Frame 1 (no input): blank canvas, image omitted
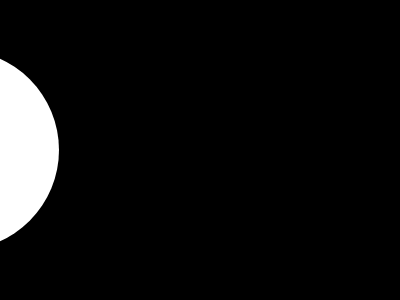
Frame 60 (no input)
Frame 120 (the mouse pressed at the canvas centre since frame 60): identical to frame 60, image omitted

The p5.js sketch that drew this single still picture (run headless with seeded random() and noise() and a simulated clock; from frame 60 on, the mouse is pressed at the canvas centre):

// p5.js sketch
// ── sketch.js
let circleX = 0;

function setup() {
  createCanvas(400, 300);
}

function mousePressed() {
  circleX = 0;
}

function draw() {
  background(0);
  noStroke();
  fill(255);
  circle(circleX-100, 150, 200);
  circleX = circleX + 1;
  circleX = circleX % (width + 200);
}

// https://editor.p5js.org/jht1493/sketches/PEuN_WPty
// p5js Code! - 2.2 - make your own variable edge

// https://editor.p5js.org/jht1493/sketches/HtESWWNTa
// p5js Code! - 2.2 - make your own variable remainder

// Make Your Own (Make Your Own Variable)
// Code! Programming with p5.js
// The Coding Train / Daniel Shiffman
// https://thecodingtrain.com/beginners/p5js/2.2-make-your-own.html
// https://youtu.be/dRhXIIFp-ys

// Make Your Own Variable: https://editor.p5js.org/codingtrain/sketches/xPXNdPy17
// Growing Circle Exercise: https://editor.p5js.org/codingtrain/sketches/ehbMJ-otC
